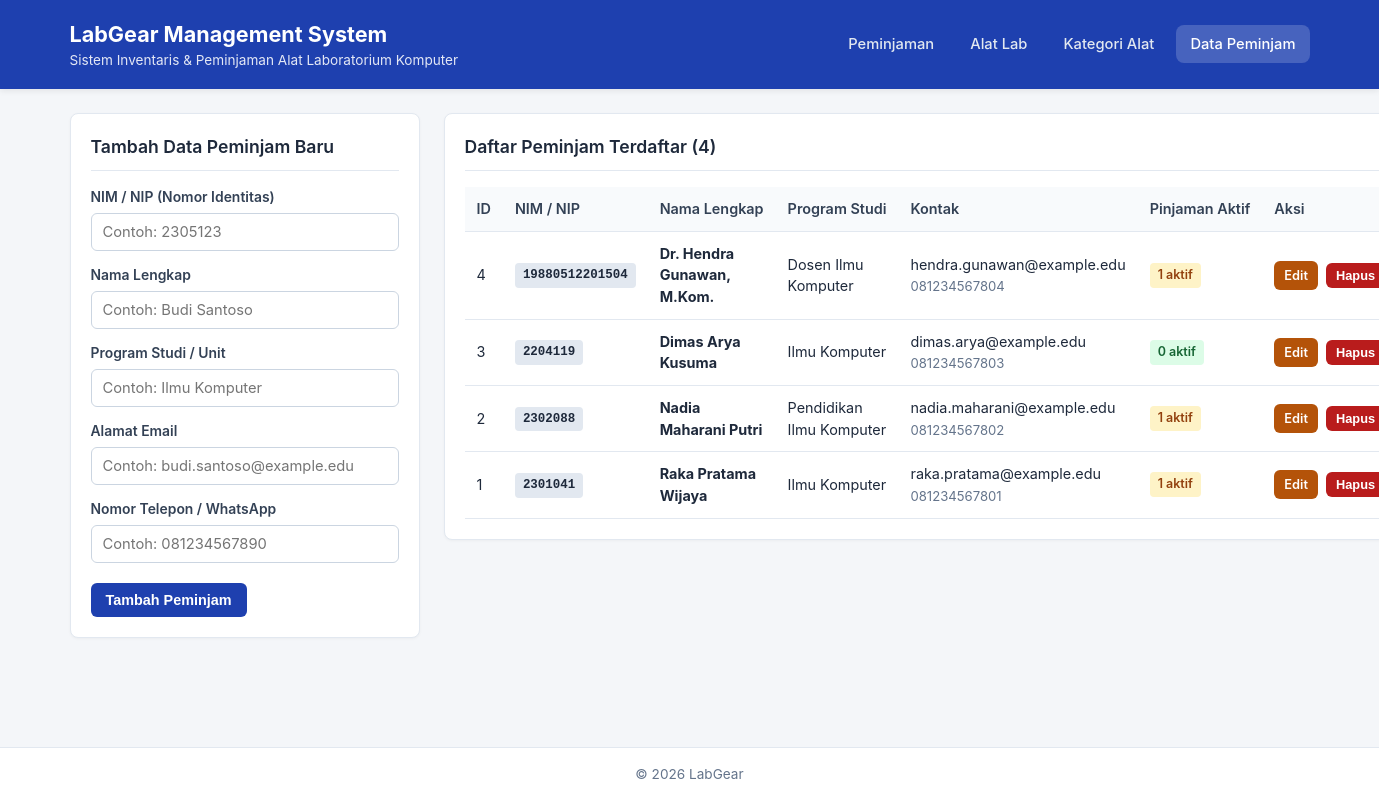
/index.php?page=borrowers, run on the app's committed database.
### tables this page shows
CREATE TABLE `borrowers` (
  `id` INT UNSIGNED NOT NULL AUTO_INCREMENT,
  `identity_number` VARCHAR(30) NOT NULL,
  `full_name` VARCHAR(120) NOT NULL,
  `study_program` VARCHAR(80) NOT NULL,
  `email` VARCHAR(120) NOT NULL,
  `phone` VARCHAR(25) NOT NULL,
  PRIMARY KEY (`id`),
  UNIQUE KEY `uq_borrowers_identity` (`identity_number`),
  UNIQUE KEY `uq_borrowers_email` (`email`)
);

### index.php (called while the page is built, shortened)
<?php
require_once __DIR__ . '/config/bootstrap.php';
$allowedPages = [
    'borrowings' => __DIR__ . '/view/borrowings.php',
    'equipments' => __DIR__ . '/view/equipments.php',
    'categories' => __DIR__ . '/view/categories.php',
    'borrowers'  => __DIR__ . '/view/borrowers.php',
];
$requestedPage = isset($_GET['page']) && is_string($_GET['page']) ? $_GET['page'] : 'borrowings';
$currentPage = array_key_exists($requestedPage, $allowedPages) ? $requestedPage : 'borrowings';
try {
    $database = new Database();
    $pdo = $database->getConnection();
    $borrowerRepo = new Borrower($pdo);
} catch (Throwable $e) {
    $dbError = 'Koneksi ke database gagal. Pastikan MySQL aktif dan file database/db_lab_gear.sql sudah di-import.';
}
require $allowedPages[$currentPage];

### config/helpers.php (called while the page is built, shortened)
<?php
function e(mixed $value): string
{
    return htmlspecialchars((string) ($value ?? ''), ENT_QUOTES | ENT_SUBSTITUTE, 'UTF-8');
}

### config/bootstrap.php (called while the page is built, shortened)
<?php
require_once __DIR__ . '/helpers.php';
spl_autoload_register(static function (string $className): void {
    $safeName = basename(str_replace('\\', '/', $className));
    $filePath = dirname(__DIR__) . '/class/' . $safeName . '.php';
});

### class/Borrower.php (called while the page is built, shortened)
<?php
final class Borrower extends BaseRepository
{
    public function findAll(): array
    {
        $sql = "SELECT b.*,
                       COUNT(CASE WHEN br.status = 'Dipinjam' THEN 1 END) AS active_borrowings
                FROM `borrowers` b
                LEFT JOIN `borrowings` br ON br.borrower_id = b.id
                GROUP BY b.id
                ORDER BY b.id DESC";
        $rows = $this->run($sql)->fetchAll();
        return $rows;
    }
}

### class/BaseRepository.php (called while the page is built, shortened)
<?php
abstract class BaseRepository implements CrudRepository
{
    protected PDO $db;
    public function __construct(PDO $db)
    {
        $this->db = $db;
    }
    protected function run(string $sql, array $params = []): PDOStatement
    {
        $stmt = $this->db->prepare($sql);
        $stmt->execute($params);
        return $stmt;
    }
}

### view/borrowers.php (the view, shortened to what this page needs)
<?php
$borrowers = [];
$editingBorrower = null;
if ($borrowerRepo !== null) {
    try {
        $borrowers = $borrowerRepo->findAll();
    } catch (Throwable $e) {
        $dbError = translateException($e);
    }
}
$isEdit = $editingBorrower !== null;
require_once __DIR__ . '/header.php';
?>
<section class="grid-layout">
    <div class="card">
        <h2 class="card-title"><?= $isEdit ? 'Edit Data Peminjam' : 'Tambah Data Peminjam Baru' ?></h2>
        <form method="post" action="index.php?page=borrowers" class="form-stack">
            <div class="form-group">
                <label for="identity_number">NIM / NIP (Nomor Identitas)</label>
                <input type="text" id="identity_number" name="identity_number" maxlength="30" required
                       placeholder="Contoh: 2305123"
                       value="<?= e($editingBorrower['identity_number'] ?? '') ?>">
            </div>
            <div class="form-group">
                <label for="full_name">Nama Lengkap</label>
                <input type="text" id="full_name" name="full_name" maxlength="120" required
                       placeholder="Contoh: Budi Santoso"
                       value="<?= e($editingBorrower['full_name'] ?? '') ?>">
            </div>
            <div class="form-group">
                <label for="study_program">Program Studi / Unit</label>
                <input type="text" id="study_program" name="study_program" maxlength="80" required
                       placeholder="Contoh: Ilmu Komputer"
                       value="<?= e($editingBorrower['study_program'] ?? '') ?>">
            </div>
            <div class="form-group">
                <label for="email">Alamat Email</label>
                <input type="email" id="email" name="email" maxlength="120" required
                       placeholder="Contoh: budi.santoso@example.edu"
                       value="<?= e($editingBorrower['email'] ?? '') ?>">
            </div>
            <div class="form-group">
                <label for="phone">Nomor Telepon / WhatsApp</label>
                <input type="text" id="phone" name="phone" maxlength="25" required
                       placeholder="Contoh: 081234567890"
                       value="<?= e($editingBorrower['phone'] ?? '') ?>">
            </div>
            <div class="form-actions">
                <button type="submit" class="btn btn-primary">
                    <?= $isEdit ? 'Simpan Perubahan' : 'Tambah Peminjam' ?>
                </button>
            </div>
        </form>
    </div>
    <div class="card">
        <h2 class="card-title">Daftar Peminjam Terdaftar (<?= count($borrowers) ?>)</h2>
        <div class="table-responsive">
            <table class="data-table">
                <thead>
                    <tr>
                        <th>ID</th>
                        <th>NIM / NIP</th>
                        <th>Nama Lengkap</th>
                        <th>Program Studi</th>
                        <th>Kontak</th>
                        <th>Pinjaman Aktif</th>
                        <th>Aksi</th>
                    </tr>
                </thead>
                <tbody>
                    <?php if (empty($borrowers)): ?>
                        <tr>
                            <td colspan="7" class="empty-row">Belum ada data peminjam.</td>
                        </tr>
                    <?php else: ?>
                        <?php foreach ($borrowers as $bw): ?>
                            <tr>
                                <td><?= e($bw['id']) ?></td>
                                <td><span class="badge badge-code"><?= e($bw['identity_number']) ?></span></td>
                                <td><strong><?= e($bw['full_name']) ?></strong></td>
                                <td><?= e($bw['study_program']) ?></td>
                                <td>
                                    <?= e($bw['email']) ?><br>
                                    <small class="text-muted"><?= e($bw['phone']) ?></small>
                                </td>
                                <td>
                                    <span class="badge <?= (int) ($bw['active_borrowings'] ?? 0) > 0 ? 'badge-warning' : 'badge-success' ?>">
                                        <?= e($bw['active_borrowings'] ?? 0) ?> aktif
                                    </span>
                                </td>
                                <td class="actions-cell">
                                    <a href="index.php?page=borrowers&amp;edit=<?= e($bw['id']) ?>" class="btn btn-sm btn-warning">Edit</a>
                                    <form method="post" action="index.php?page=borrowers" class="inline-form"
                                          onsubmit="return confirm('Yakin ingin menghapus peminjam <?= e($bw['full_name']) ?>?');">
                                        <button type="submit" class="btn btn-sm btn-danger">Hapus</button>
                                    </form>
                                </td>
                            </tr>
                        <?php endforeach; ?>
                    <?php endif; ?>
                </tbody>
            </table>
        </div>
    </div>
</section>
<?php
require_once __DIR__ . '/footer.php';

### style/style.css (style rules this page uses)
:root { --bg-body: #f4f6f9; --bg-card: #ffffff; --primary: #1e40af; --primary-hover: #1e3a8a; --secondary: #64748b; --success: #15803d; --warning: #b45309; --danger: #b91c1c; --text-main: #1e293b; --text-muted: #64748b; --border-color: #e2e8f0; --radius: 8px; }
* { box-sizing: border-box; margin: 0; padding: 0; }
body { font-family: -apple-system, BlinkMacSystemFont, "Segoe UI", Roboto, Oxygen, Ubuntu, Cantarell, sans-serif; background-color: var(--bg-body); color: var(--text-main); line-height: 1.5; min-height: 100vh; display: flex; flex-direction: column; }
.grid-layout { display: grid; grid-template-columns: 350px 1fr; gap: 24px; align-items: start; }
.card { background: var(--bg-card); border: 1px solid var(--border-color); border-radius: var(--radius); padding: 20px; box-shadow: 0 1px 3px rgba(0, 0, 0, 0.04); }
.card-title { font-size: 1.1rem; font-weight: 600; margin-bottom: 16px; padding-bottom: 10px; border-bottom: 1px solid var(--border-color); }
.form-stack { display: flex; flex-direction: column; gap: 14px; }
.form-group { display: flex; flex-direction: column; gap: 5px; }
.form-group label { font-size: 0.87rem; font-weight: 600; color: #334155; }
.form-group input, .form-group select, .form-group textarea { padding: 9px 11px; border: 1px solid #cbd5e1; border-radius: 6px; font-size: 0.92rem; font-family: inherit; background-color: #ffffff; color: var(--text-main); }
.form-actions { display: flex; gap: 8px; margin-top: 6px; }
.btn { display: inline-block; border: none; border-radius: 6px; padding: 9px 15px; font-size: 0.9rem; font-weight: 600; cursor: pointer; text-decoration: none; text-align: center; transition: opacity 0.15s ease; }
.btn-sm { padding: 5px 10px; font-size: 0.8rem; }
.btn-primary { background-color: var(--primary); color: #ffffff; }
.btn-warning { background-color: var(--warning); color: #ffffff; }
.btn-danger { background-color: var(--danger); color: #ffffff; }
.table-responsive { overflow-x: auto; }
.data-table { width: 100%; border-collapse: collapse; font-size: 0.9rem; }
.data-table th, .data-table td { padding: 11px 12px; text-align: left; border-bottom: 1px solid var(--border-color); vertical-align: middle; }
.data-table th { background-color: #f8fafc; font-weight: 600; color: #334155; white-space: nowrap; }
.actions-cell { white-space: nowrap; }
.inline-form { display: inline-block; margin-left: 4px; }
.badge { display: inline-block; padding: 3px 8px; font-size: 0.78rem; font-weight: 600; border-radius: 4px; }
.badge-code { background-color: #e2e8f0; color: #1e293b; font-family: monospace; }
.badge-success { background-color: #dcfce7; color: #166534; }
.badge-warning { background-color: #fef3c7; color: #92400e; }
.text-muted { color: var(--text-muted); font-size: 0.82rem; }

### data on the page
borrowers: id "4", identity_number "19880512201504", full_name "Dr. Hendra Gunawan, M.Kom.", study_program "Dosen Ilmu Komputer", email "hendra.gunawan@example.edu", phone "081234567804", active_borrowings "1"
borrowers: id "3", identity_number "2204119", full_name "Dimas Arya Kusuma", study_program "Ilmu Komputer", email "dimas.arya@example.edu", phone "081234567803", active_borrowings "0"
borrowers: id "2", identity_number "2302088", full_name "Nadia Maharani Putri", study_program "Pendidikan Ilmu Komputer", email "nadia.maharani@example.edu", phone "081234567802", active_borrowings "1"
borrowers: id "1", identity_number "2301041", full_name "Raka Pratama Wijaya", study_program "Ilmu Komputer", email "raka.pratama@example.edu", phone "081234567801", active_borrowings "1"

### other printed values
count($borrowers) "4"
